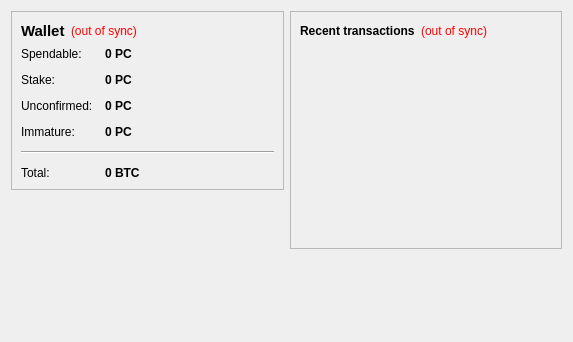
<?xml version="1.0" encoding="UTF-8"?>
<ui version="4.0">
 <class>OverviewPage</class>
 <widget class="QWidget" name="OverviewPage">
  <property name="geometry">
   <rect>
    <x>0</x>
    <y>0</y>
    <width>573</width>
    <height>342</height>
   </rect>
  </property>
  <property name="windowTitle">
   <string>Form</string>
  </property>
  <layout class="QHBoxLayout" name="horizontalLayout" stretch="1,1">
   <item>
    <layout class="QVBoxLayout" name="verticalLayout_2">
     <item>
      <widget class="QFrame" name="frame">
       <property name="frameShape">
        <enum>QFrame::StyledPanel</enum>
       </property>
       <property name="frameShadow">
        <enum>QFrame::Raised</enum>
       </property>
       <layout class="QVBoxLayout" name="verticalLayout_4">
        <item>
         <layout class="QHBoxLayout" name="horizontalLayout_4">
          <item>
           <widget class="QLabel" name="label_5">
            <property name="font">
             <font>
              <pointsize>11</pointsize>
              <weight>75</weight>
              <bold>true</bold>
             </font>
            </property>
            <property name="text">
             <string>Wallet</string>
            </property>
           </widget>
          </item>
          <item>
           <widget class="QLabel" name="labelWalletStatus">
            <property name="toolTip">
             <string>The displayed information may be out of date. Your wallet automatically synchronizes with the ugcoin network after a connection is established, but this process has not completed yet.</string>
            </property>
            <property name="styleSheet">
             <string notr="true">QLabel { color: red; }</string>
            </property>
            <property name="text">
             <string notr="true">(out of sync)</string>
            </property>
            <property name="alignment">
             <set>Qt::AlignLeading|Qt::AlignLeft|Qt::AlignVCenter</set>
            </property>
           </widget>
          </item>
          <item>
           <spacer name="horizontalSpacer_2">
            <property name="orientation">
             <enum>Qt::Horizontal</enum>
            </property>
            <property name="sizeHint" stdset="0">
             <size>
              <width>40</width>
              <height>20</height>
             </size>
            </property>
           </spacer>
          </item>
         </layout>
        </item>
        <item>
         <layout class="QFormLayout" name="formLayout_2">
          <property name="fieldGrowthPolicy">
           <enum>QFormLayout::AllNonFixedFieldsGrow</enum>
          </property>
          <property name="horizontalSpacing">
           <number>12</number>
          </property>
          <property name="verticalSpacing">
           <number>12</number>
          </property>
          <item row="0" column="0">
           <widget class="QLabel" name="label">
            <property name="text">
             <string>Spendable:</string>
            </property>
           </widget>
          </item>
          <item row="0" column="1">
           <widget class="QLabel" name="labelBalance">
            <property name="font">
             <font>
              <weight>75</weight>
              <bold>true</bold>
             </font>
            </property>
            <property name="cursor">
             <cursorShape>IBeamCursor</cursorShape>
            </property>
            <property name="toolTip">
             <string>Your current spendable balance</string>
            </property>
            <property name="text">
             <string notr="true">0 PC</string>
            </property>
            <property name="textInteractionFlags">
             <set>Qt::LinksAccessibleByMouse|Qt::TextSelectableByKeyboard|Qt::TextSelectableByMouse</set>
            </property>
           </widget>
          </item>
          <item row="1" column="0">
           <widget class="QLabel" name="label_6">
            <property name="text">
             <string>Stake:</string>
            </property>
           </widget>
          </item>
          <item row="1" column="1">
           <widget class="QLabel" name="labelStake">
            <property name="font">
             <font>
              <weight>75</weight>
              <bold>true</bold>
             </font>
            </property>
            <property name="cursor">
             <cursorShape>IBeamCursor</cursorShape>
            </property>
            <property name="toolTip">
             <string>Total of coins that was staked, and do not yet count toward the current balance</string>
            </property>
            <property name="text">
             <string notr="true">0 PC</string>
            </property>
            <property name="textInteractionFlags">
             <set>Qt::LinksAccessibleByMouse|Qt::TextSelectableByKeyboard|Qt::TextSelectableByMouse</set>
            </property>
           </widget>
          </item>
          <item row="2" column="0">
           <widget class="QLabel" name="label_3">
            <property name="text">
             <string>Unconfirmed:</string>
            </property>
           </widget>
          </item>
          <item row="2" column="1">
           <widget class="QLabel" name="labelUnconfirmed">
            <property name="font">
             <font>
              <weight>75</weight>
              <bold>true</bold>
             </font>
            </property>
            <property name="cursor">
             <cursorShape>IBeamCursor</cursorShape>
            </property>
            <property name="toolTip">
             <string>Total of transactions that have yet to be confirmed, and do not yet count toward the current balance</string>
            </property>
            <property name="text">
             <string notr="true">0 PC</string>
            </property>
            <property name="textInteractionFlags">
             <set>Qt::LinksAccessibleByMouse|Qt::TextSelectableByKeyboard|Qt::TextSelectableByMouse</set>
            </property>
           </widget>
          </item>
          <item row="3" column="0">
           <widget class="QLabel" name="labelImmatureText">
            <property name="text">
             <string>Immature:</string>
            </property>
           </widget>
          </item>
          <item row="3" column="1">
           <widget class="QLabel" name="labelImmature">
            <property name="font">
             <font>
              <weight>75</weight>
              <bold>true</bold>
             </font>
            </property>
            <property name="toolTip">
             <string>Mined balance that has not yet matured</string>
            </property>
            <property name="text">
             <string notr="true">0 PC</string>
            </property>
            <property name="textInteractionFlags">
             <set>Qt::LinksAccessibleByMouse|Qt::TextSelectableByKeyboard|Qt::TextSelectableByMouse</set>
            </property>
           </widget>
          </item>
          <item row="4" column="0" colspan="2">
           <widget class="Line" name="line">
            <property name="orientation">
             <enum>Qt::Horizontal</enum>
            </property>
           </widget>
          </item>
          <item row="5" column="0">
           <widget class="QLabel" name="labelTotalText">
            <property name="text">
             <string>Total:</string>
            </property>
           </widget>
          </item>
          <item row="5" column="1">
           <widget class="QLabel" name="labelTotal">
            <property name="font">
             <font>
              <weight>75</weight>
              <bold>true</bold>
             </font>
            </property>
            <property name="cursor">
             <cursorShape>IBeamCursor</cursorShape>
            </property>
            <property name="toolTip">
             <string>Your current total balance</string>
            </property>
            <property name="text">
             <string notr="true">0 BTC</string>
            </property>
            <property name="textInteractionFlags">
             <set>Qt::LinksAccessibleByMouse|Qt::TextSelectableByKeyboard|Qt::TextSelectableByMouse</set>
            </property>
           </widget>
          </item>
         </layout>
        </item>
       </layout>
      </widget>
     </item>
     <item>
      <spacer name="verticalSpacer">
       <property name="orientation">
        <enum>Qt::Vertical</enum>
       </property>
       <property name="sizeHint" stdset="0">
        <size>
         <width>20</width>
         <height>40</height>
        </size>
       </property>
      </spacer>
     </item>
    </layout>
   </item>
   <item>
    <layout class="QVBoxLayout" name="verticalLayout_3">
     <item>
      <widget class="QFrame" name="frame_2">
       <property name="frameShape">
        <enum>QFrame::StyledPanel</enum>
       </property>
       <property name="frameShadow">
        <enum>QFrame::Raised</enum>
       </property>
       <layout class="QVBoxLayout" name="verticalLayout">
        <item>
         <layout class="QHBoxLayout" name="horizontalLayout_2">
          <item>
           <widget class="QLabel" name="label_4">
            <property name="text">
             <string>&lt;b&gt;Recent transactions&lt;/b&gt;</string>
            </property>
           </widget>
          </item>
          <item>
           <widget class="QLabel" name="labelTransactionsStatus">
            <property name="toolTip">
             <string>The displayed information may be out of date. Your wallet automatically synchronizes with the ugcoin network after a connection is established, but this process has not completed yet.</string>
            </property>
            <property name="styleSheet">
             <string notr="true">QLabel { color: red; }</string>
            </property>
            <property name="text">
             <string notr="true">(out of sync)</string>
            </property>
            <property name="alignment">
             <set>Qt::AlignRight|Qt::AlignTrailing|Qt::AlignVCenter</set>
            </property>
           </widget>
          </item>
          <item>
           <spacer name="horizontalSpacer">
            <property name="orientation">
             <enum>Qt::Horizontal</enum>
            </property>
            <property name="sizeHint" stdset="0">
             <size>
              <width>40</width>
              <height>20</height>
             </size>
            </property>
           </spacer>
          </item>
         </layout>
        </item>
        <item>
         <widget class="QListView" name="listTransactions">
          <property name="styleSheet">
           <string notr="true">QListView { background: transparent; }</string>
          </property>
          <property name="frameShape">
           <enum>QFrame::NoFrame</enum>
          </property>
          <property name="verticalScrollBarPolicy">
           <enum>Qt::ScrollBarAlwaysOff</enum>
          </property>
          <property name="horizontalScrollBarPolicy">
           <enum>Qt::ScrollBarAlwaysOff</enum>
          </property>
          <property name="selectionMode">
           <enum>QAbstractItemView::NoSelection</enum>
          </property>
         </widget>
        </item>
       </layout>
      </widget>
     </item>
     <item>
      <spacer name="verticalSpacer_2">
       <property name="orientation">
        <enum>Qt::Vertical</enum>
       </property>
       <property name="sizeHint" stdset="0">
        <size>
         <width>20</width>
         <height>40</height>
        </size>
       </property>
      </spacer>
     </item>
    </layout>
   </item>
  </layout>
 </widget>
 <resources/>
 <connections/>
</ui>
